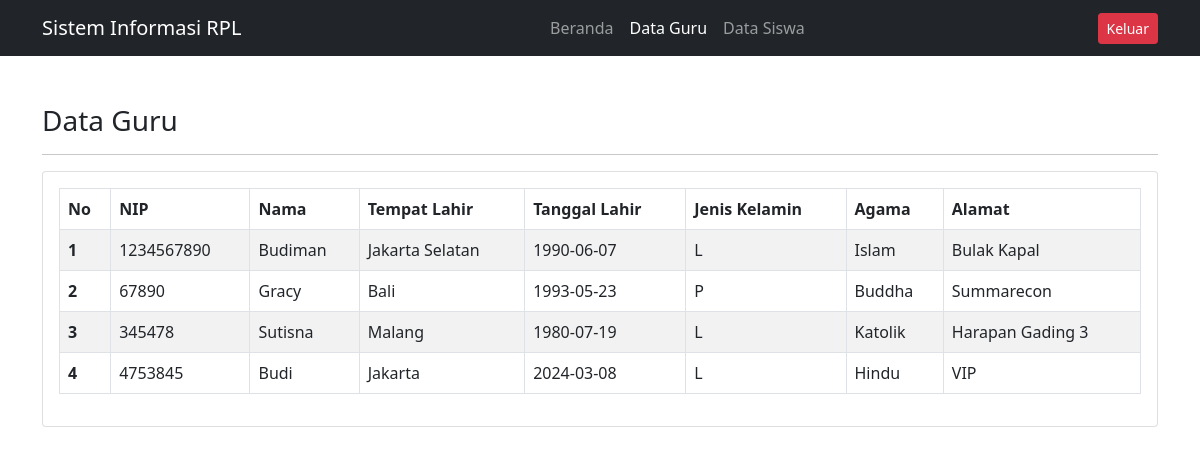
The app's page /layout/orang_tua/guru.php (signed in) with its own data.
### tables this page shows
CREATE TABLE `guru` (
  `id_guru` int(11) NOT NULL,
  `nip` int(15) NOT NULL,
  `nama` varchar(40) NOT NULL,
  `tempat_lahir` varchar(40) NOT NULL,
  `tgl_lahir` date NOT NULL,
  `jenis_kelamin` set('L','P') NOT NULL,
  `agama` varchar(12) NOT NULL,
  `alamat` text NOT NULL
);

### layout/orang_tua/guru.php (the view, shortened to what this page needs)
<?php
include "../../config.php";
?>
<!DOCTYPE html>
<html lang="en">
<head>
    <link rel="stylesheet" href="../../assets/bootstrap-5.0.2-dist/css/bootstrap.min.css">
    <link rel="stylesheet" href="../../style.css">
</head>
<body>
    <nav class="navbar navbar-dark navbar-expand-lg bg-dark">
        <div class="container">
            <a href="dashboard.php" class="navbar-brand">Sistem Informasi RPL</a>
            <div class="collapse navbar-collapse" id="navItem">
                <ul class="navbar-nav ms-auto me-auto mb-2 mb-lg-0">
                    <li class="nav-item">
                        <a href="dashboard.php" class="nav-link">Beranda</a>
                    </li>
                    <li class="nav-item">
                        <a href="guru.php" class="nav-link active" aria-current="page">Data Guru</a>
                    </li>
                    <li class="nav-item">
                        <a href="siswa.php" class="nav-link">Data Siswa</a>
                    </li>
                </ul>
                <a href="../../logout.php" class="btn btn-sm btn-danger" role="button"
                    onclick="return confirm('Apakah anda yakin ingin keluar dari akun anda?')">Keluar</a>
            </div>
        </div>
    </nav>
    <div class="container">
        <h3 class="mt-5">Data Guru</h3>
        <hr>
        <div class="card">
            <div class="card-body">
                <table class="table table-striped table-bordered">
                    <thead>
                        <tr>
                            <th>No</th>
                            <th>NIP</th>
                            <th>Nama</th>
                            <th>Tempat Lahir</th>
                            <th>Tanggal Lahir</th>
                            <th>Jenis Kelamin</th>
                            <th>Agama</th>
                            <th>Alamat</th>
                        </tr>
                    </thead>
                    <tbody>
                        <?php
                        $no = 1;
                        $sql = "SELECT * FROM guru";
                        $result = mysqli_query($conn, $sql);
                        if ($result->num_rows > 0):
                            while ($row = mysqli_fetch_assoc($result)):
                                ?>
                                <tr>
                                    <th>
                                        <?= $no++ ?>
                                    </th>
                                    <td>
                                        <?= $row['nip'] ?>
                                    </td>
                                    <td>
                                        <?= $row['nama'] ?>
                                    </td>
                                    <td>
                                        <?= $row['tempat_lahir'] ?>
                                    </td>
                                    <td>
                                        <?= $row['tgl_lahir'] ?>
                                    </td>
                                    <td>
                                        <?= $row['jenis_kelamin'] ?>
                                    </td>
                                    <td>
                                        <?= $row['agama'] ?>
                                    </td>
                                    <td>
                                        <?= $row['alamat'] ?>
                                    </td>
                                </tr>
                            <?php endwhile;
                        else: ?>
                            <td colspan="8" class="text-center">Data tidak tersedia...</td>
                        <?php endif; ?>
                    </tbody>
                </table>
            </div>
        </div>
    </div>
</body>
</html>

### records on screen
guru: nip "1234567890", nama "Budiman", tempat_lahir "Jakarta Selatan", tgl_lahir "1990-06-07", jenis_kelamin "L", agama "Islam", alamat "Bulak Kapal"
guru: nip "67890", nama "Gracy", tempat_lahir "Bali", tgl_lahir "1993-05-23", jenis_kelamin "P", agama "Buddha", alamat "Summarecon"
guru: nip "345478", nama "Sutisna", tempat_lahir "Malang", tgl_lahir "1980-07-19", jenis_kelamin "L", agama "Katolik", alamat "Harapan Gading 3"
guru: nip "4753845", nama "Budi", tempat_lahir "Jakarta", tgl_lahir "2024-03-08", jenis_kelamin "L", agama "Hindu", alamat "VIP"
